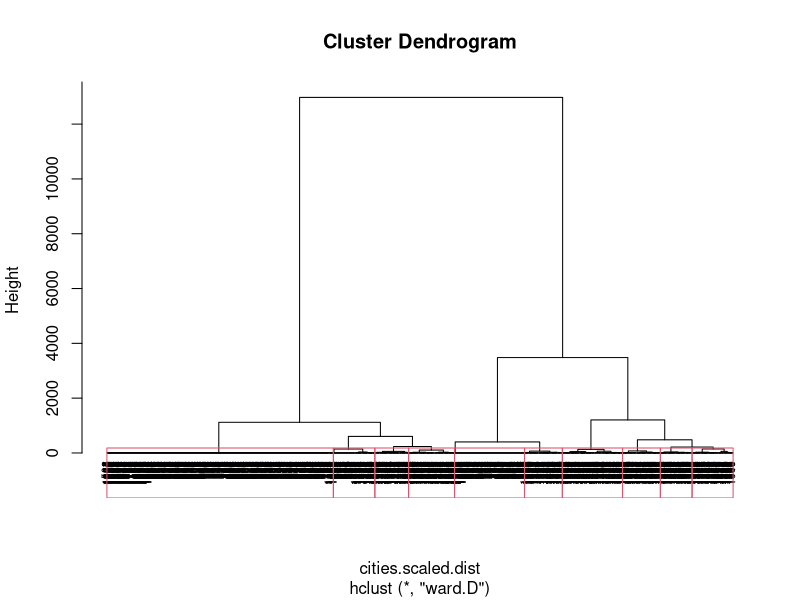

This figure's R source: (Note: this script raises an error after producing the figure.)
setwd("Workspace path")
cities = read.csv('dane0.csv', sep=";", header=TRUE)
cities.use = cities[,-c(1)]
medians = apply(cities.use,2,median)
mads = apply(cities.use,2,mad)
cities.scaled = scale(cities.use,center=medians,scale=mads) 
cities.scaled.dist = dist(cities.scaled,method="manhattan")
cities.scaled.hclust = hclust(cities.scaled.dist, method="ward.D")
plot(cities.scaled.hclust, hang = -1, cex = 0.6)
rect.hclust(cities.scaled.hclust, k=10) 
categories = data.frame(cities$nazwa, cutree(cities.scaled.hclust,10))
write.csv2(categories, file = "categories.csv")
bmp("dane0-plot.bmp", width = 15000, height = 3000)
plot(cities.scaled.hclust, labels=cities$nazwa, hang = -1, cex = 0.6)
rect.hclust(cities.scaled.hclust, k=10)
dev.off()